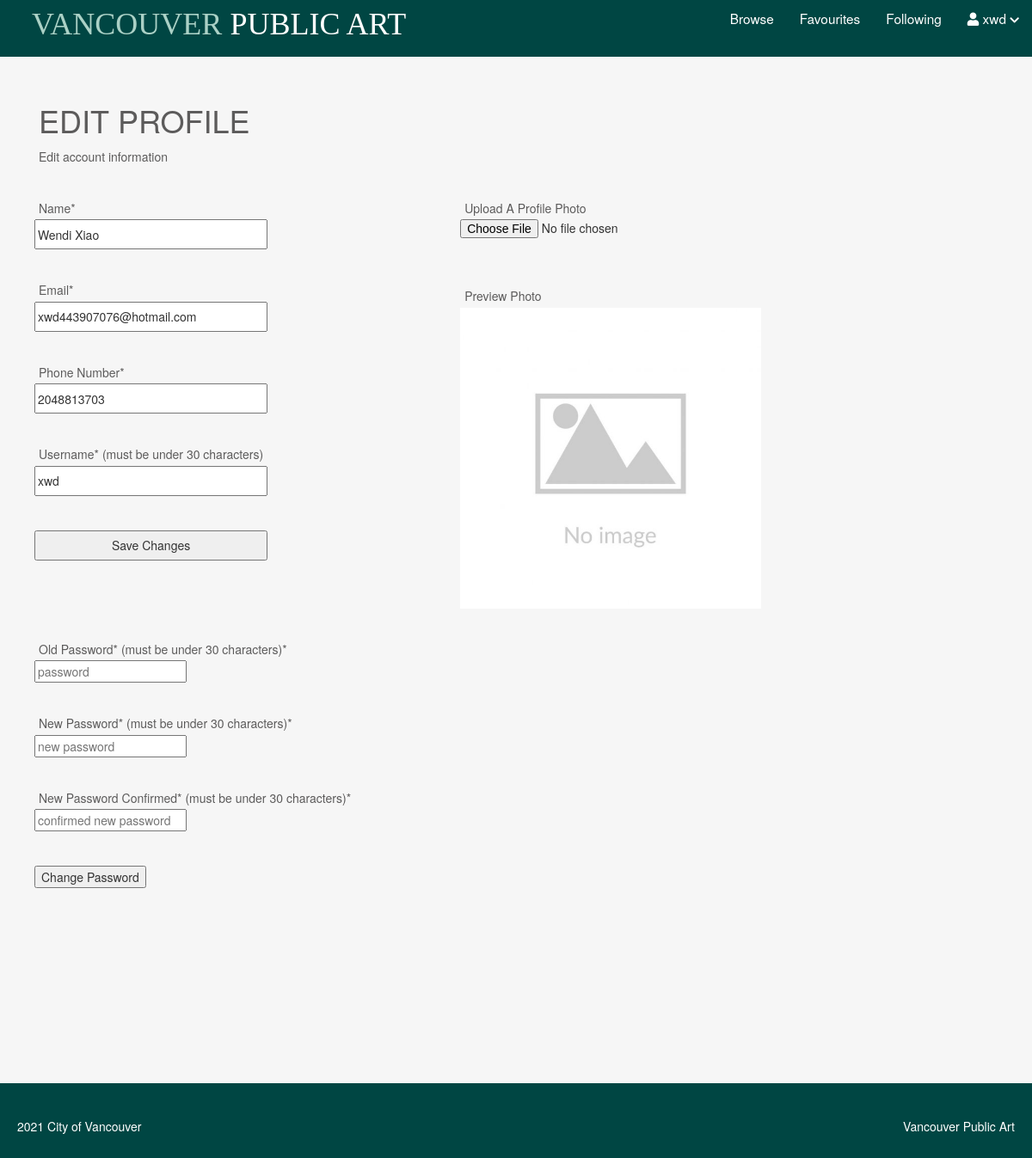
Page /public/member/editProfile.php (signed in) on the committed database.
### tables this page shows
CREATE TABLE `member` (
  `userID` int(4) NOT NULL,
  `username` varchar(30) NOT NULL,
  `password` varchar(500) NOT NULL,
  `name` varchar(50) NOT NULL,
  `phoneNumber` int(10) NOT NULL,
  `profilePhoto` blob NOT NULL,
  `email` varchar(500) NOT NULL
);

### private/controller/userProfile.php (called while the page is built, shortened)
<?php
$table = 'member';
if (isset($_SESSION['userID'])) {
    $userid = $_SESSION['userID'];
    $user = selectOneByOneTable($table, ['userID' => $userid]);
    $name = $user['name'];
    $username = $user['username'];
    $email = $user['email'];
    $phoneNumber = $user['phoneNumber'];
}

### private/database/db.php (called while the page is built, shortened)
<?php
require('db_connect.php');
function executeQuery($sql, $data)
{
    global $conn;
    $stmt = $conn->prepare($sql);
    $values = array_values($data);
    $types = str_repeat('s', count($values));
    $stmt->bind_param($types, ...$values);
    $stmt->execute();
    return $stmt;
}
function selectOneByOneTable($table, $conditions)
{
    $sql = "SELECT * FROM $table";
    $i = 0;
    foreach ($conditions as $key => $value) {
        if ($i === 0) {
            $sql = $sql . " WHERE $key=?";
        } else {
            $sql = $sql . " AND $key=?";
        }
        $i++;
    }
    $sql = $sql . " LIMIT 1";
    $stmt = executeQuery($sql, $conditions);
    $records = $stmt->get_result()->fetch_assoc();
    return $records;
}

### public/member/editProfile.php (the view, shortened to what this page needs)
<?php include('../../private/initialize.php');
include("../../private/database/db.php");
include("../../private/controller/userProfile.php");
?>
<!DOCTYPE html>
<html lang="en">
<head>
    <link rel="stylesheet" href="https://code.jquery.com/ui/1.9.2/themes/base/jquery-ui.css">
    <link rel="stylesheet" href="https://maxcdn.bootstrapcdn.com/bootstrap/3.4.1/css/bootstrap.min.css">
    <link rel="stylesheet" href="https://use.fontawesome.com/releases/v5.7.2/css/all.css">
</head>
<body>
    <?php include(INCLUDE_PATH . '/header.php'); ?>
    <div class="main-containers">
        <h1>EDIT PROFILE</h1>
        <h5>Edit account information</h5>
        <form action="editProfile.php?userID=<?php echo $userid ?>" method="post">
            <div class="main-box">
                <div class="left-side">
                    <div class="detail-box">
                        <h5>Name*</h5>
                        <input type="text" id="name" class="" name="name" placeholder="name" value="<?php echo $name ?>">
                    </div>
                    <div class="detail-box">
                        <h5>Email*</h5>
                        <input type="email" id="email" class="" name="email" placeholder="email" value="<?php echo $email ?>">
                    </div>
                    <div class="detail-box">
                        <h5>Phone Number*</h5>
                        <input type="number" id="phoneNumber" class="" name="phone" placeholder="phone number" value="<?php echo $phoneNumber ?>">
                    </div>
                    <div class="detail-box">
                        <h5>Username* (must be under 30 characters)</h5>
                        <input type="text" id="login" class="" name="username" placeholder="username" value="<?php echo $username ?>">
                    </div>
                    <button type="submit" class="saveBtn" name="saveBtn">Save Changes</button>
                </div>
                <div class="right-side">
                    <div class="detail-box">
                        <h5>Upload A Profile Photo</h5>
                        <input type="file" id="file">
                    </div>
                    <div class="image-preview">
                        <h5>Preview Photo</h5>
                        <img src="../Assets/img/1.jpg" alt="">
                    </div>
                </div>
            </div>
        </form>
        <form action="editProfile.php?userID=<?php echo $userid ?>" method="post">
            <div class="password-box">
                <div class="detail-box">
                    <h5>Old Password* (must be under 30 characters)*</h5>
                    <input type="password" id="password" class="" name="oldPassword" placeholder="password" value="">
                </div>
                <div class="detail-box">
                    <h5>New Password* (must be under 30 characters)*</h5>
                    <input type="password" id="confirm-password" class="" name="newPassword" placeholder="new password" value="">
                </div>
                <div class="detail-box">
                    <h5>New Password Confirmed* (must be under 30 characters)*</h5>
                    <input type="password" id="confirm-password" class="" name="newPasswordConf" placeholder="confirmed new password" value="">
                </div>
            </div>
            <button type="submit" class="changePassBtn" name="changePassBtn">Change Password</button>
        </form>
    </div>
    <?php include(INCLUDE_PATH . '/footer.php'); ?>
</body>
</html>

### rows in the picture
member: name "Wendi Xiao", email "xwd443907076@hotmail.com", phone "2048813703", username "xwd"

### other values in the picture
$_SESSION['username'] "xwd"
